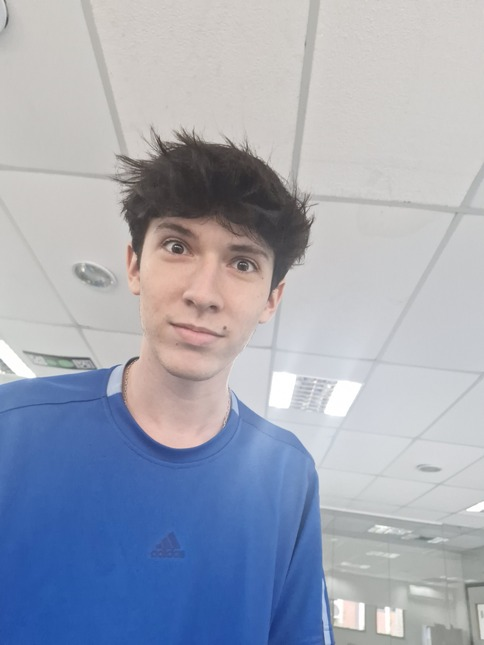
#> input picture sample/gustavo.png, 484 x 645 px
$ jupyter execute sobel.ipynb
#> lines starting #> are read from the running program, lines starting #| are printed output that depends on the picture
Instale o Pillow para iterar sob os pixels da imagem

[cell 1]
import sys

Importar a imagem

[cell 2]
from PIL import Image
from IPython.display import display

# Abrir a imagem
imagem = Image.open("sample/gustavo.png")
#> imagem is the input picture: PIL image 484x645 RGB; mean R, G, B 161.2, 167.5, 182.6
img_x, img_y = imagem.size
#> img_x = 484; img_y = 645
print(f"Tamanho: {img_x}x{img_y}")
#| Tamanho: 484x645

display(imagem)

Criando os kernels:

[cell 3]
kernel_x = ((1, 0, -1),
            (2, 0, -2),
            (1, 0, -1))

kernel_y = ((1, 2, 1),
            (0, 0, 0),
            (-1, -2, -1))

Deixando a imagem em grayscale (preto e branco)

[cell 4]
def greyscale(imagem_fonte: Image) -> Image:
    imagem_fonte = imagem_fonte.convert("RGB")

    largura, altura = imagem_fonte.size
#> largura = 484; altura = 645

    for y in range(altura):
        for x in range(largura):
            r, g, b = imagem_fonte.getpixel((x, y))

            gray = int(0.299*r + 0.587*g + 0.114*b)

            imagem_fonte.putpixel((x, y), (gray, gray, gray))
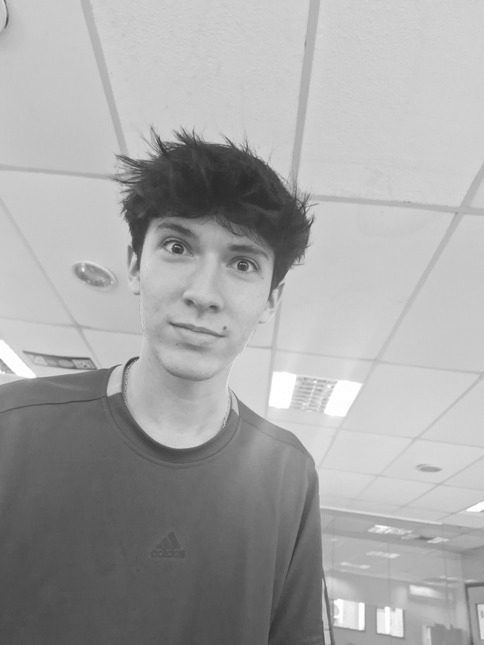
#> imagem_fonte: PIL image 484x645 RGB; min 42, max 255, mean 166.8

    return imagem_fonte

imagem = greyscale(imagem)
display(imagem)

Iterando pela imagem (convolução) para gerar os gradientes horizontais e verticais

[cell 5]
def convolucao(imagem_fonte: Image, kernel: tuple) -> Image:
#> called with kernel = ((1, 0, -1), (2, 0, -2), (1, 0, -1))
    largura, altura = imagem_fonte.size
#> largura = 484; altura = 645
    imagem_saida = Image.new("RGB", (largura, altura))
#> imagem_saida: PIL image 484x645 RGB; every value is 0

    offset = 1 # O centro de um kernel 3x3 é o índice 1

    # Ignoramos as bordas para simplificar (range começa em 1)
    for x in range(offset, largura - offset):
        for y in range(offset, altura - offset):

            acc_r, acc_g, acc_b = 0, 0, 0

            for i in range(3):
                for j in range(3):

                    peso = kernel[i][j]

                    pos_x_vizinho = x + (j - offset)
                    pos_y_vizinho = y + (i - offset)

                    r, g, b = imagem_fonte.getpixel((pos_x_vizinho, pos_y_vizinho))

                    acc_r += r * peso
                    acc_g += g * peso
                    acc_b += b * peso


            # Use o valor absoluto do gradiente e clampe em [0,255]
            novo_pixel = (
                int(max(0, min(255, abs(acc_r)))),
                int(max(0, min(255, abs(acc_g)))),
                int(max(0, min(255, abs(acc_b))))
            )
            imagem_saida.putpixel((x, y), novo_pixel)
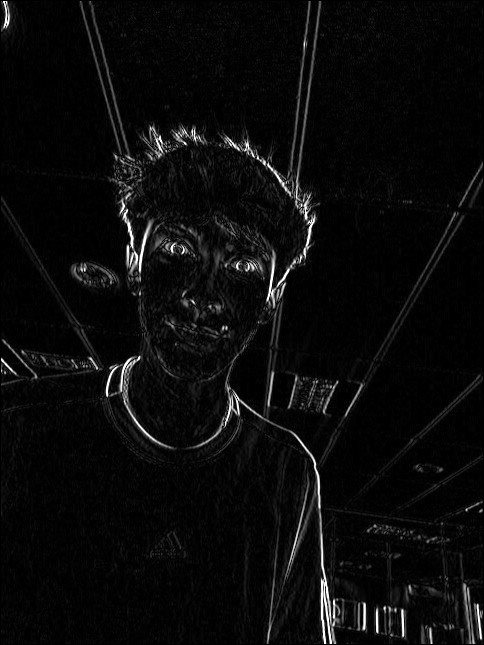
#> imagem_saida: PIL image 484x645 RGB; min 0, max 255, mean 10.8

    return imagem_saida

gradiente_x = convolucao(imagem, kernel_x)
gradiente_y = convolucao(imagem, kernel_y)
#> call 2 of convolucao, with kernel = ((1, 2, 1), (0, 0, 0), (-1, -2, -1))
#> after the loop in convolucao (call 2), `for x in range(offset, largura - offset):`:
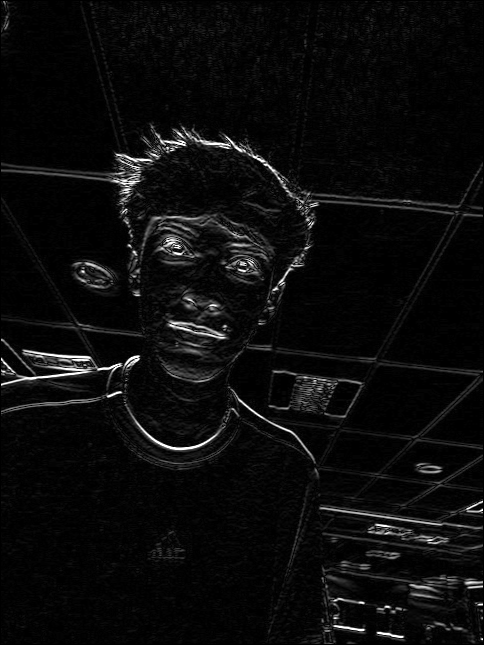
#> imagem_saida: PIL image 484x645 RGB; min 0, max 255, mean 11.5

print("Gradiente X")
display(gradiente_x)

print("Gradiente Y")
display(gradiente_y)

Finalmente, gerando a magnetude com a formula $M = \sqrt{{G_x}^2 + {G_y}^2}$

[cell 6]
import math

def magnetude(grad_x: Image, grad_y: Image) -> Image:
    largura, altura = grad_x.size
#> largura = 484; altura = 645

    imagem_saida = Image.new("RGB", (largura, altura))

    formula = lambda gxx, gyy: int(min(255, math.sqrt((gxx**2) + (gyy**2))))

    for y in range(altura):
        for x in range(largura):
            gx = grad_x.getpixel((x, y))
            gy = grad_y.getpixel((x, y))
            pixel = (formula(gx[0], gy[0]),
                     formula(gx[1], gy[1]),
                     formula(gx[2], gy[2]))

            imagem_saida.putpixel((x, y), pixel)
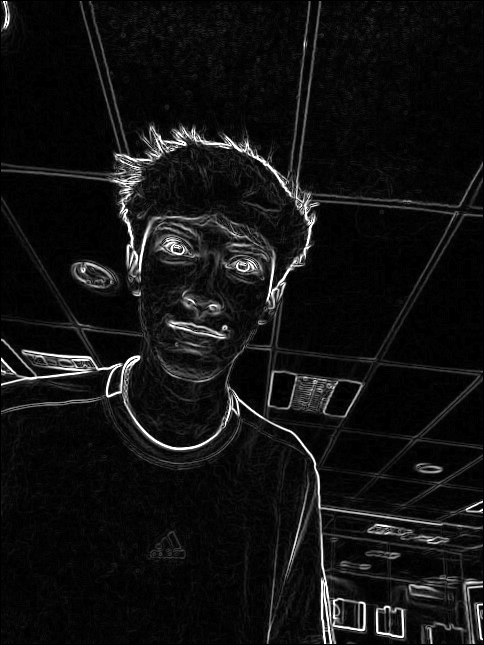
#> imagem_saida: PIL image 484x645 RGB; min 0, max 255, mean 17.6

    return imagem_saida

print("Imagem Final")
display(magnetude(gradiente_x, gradiente_y))
